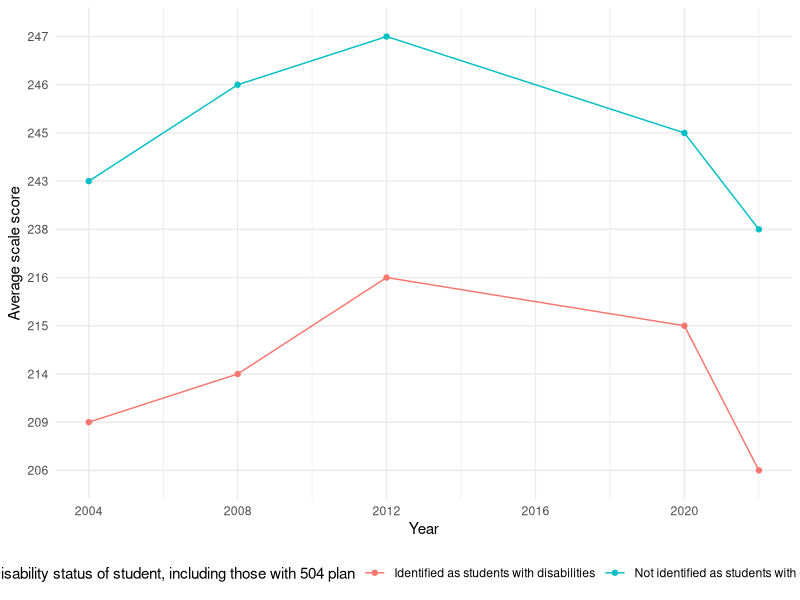
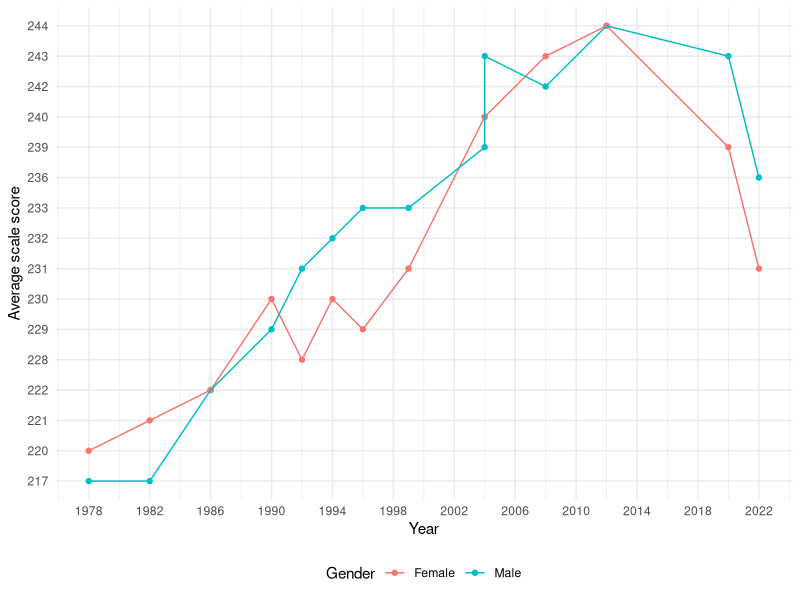
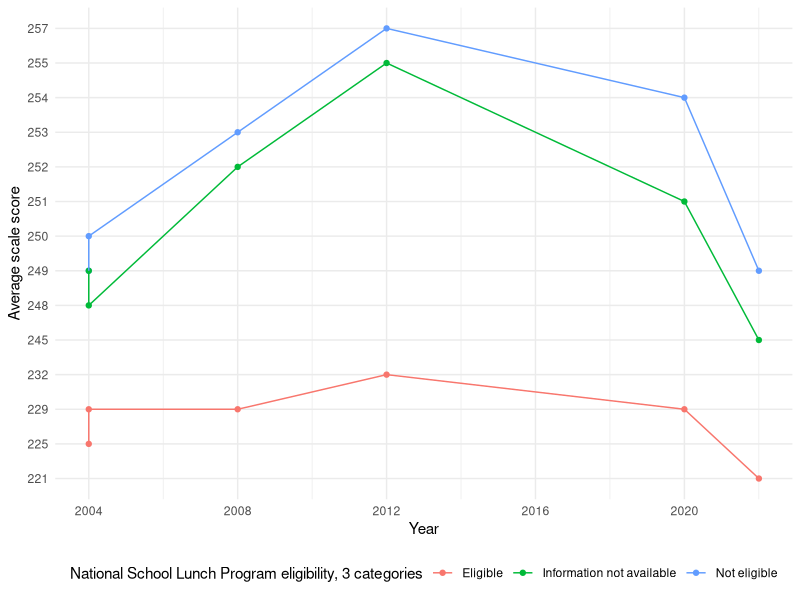
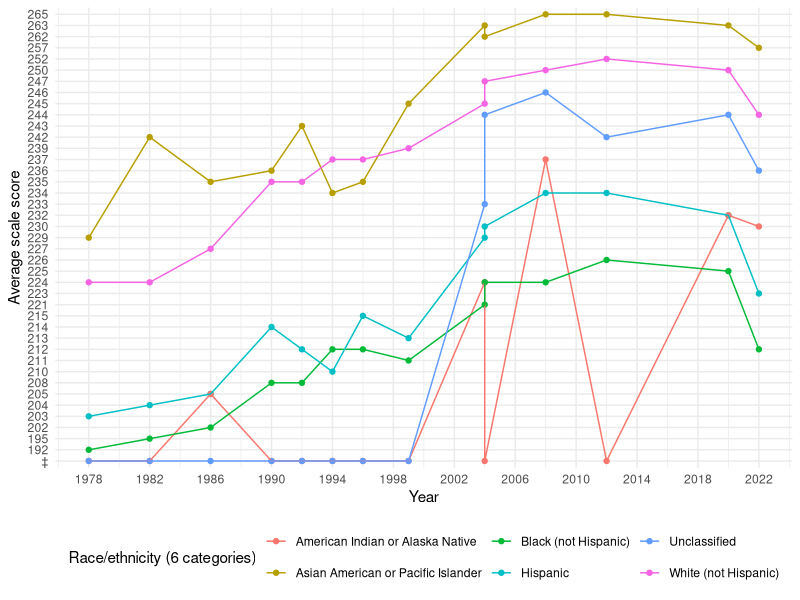
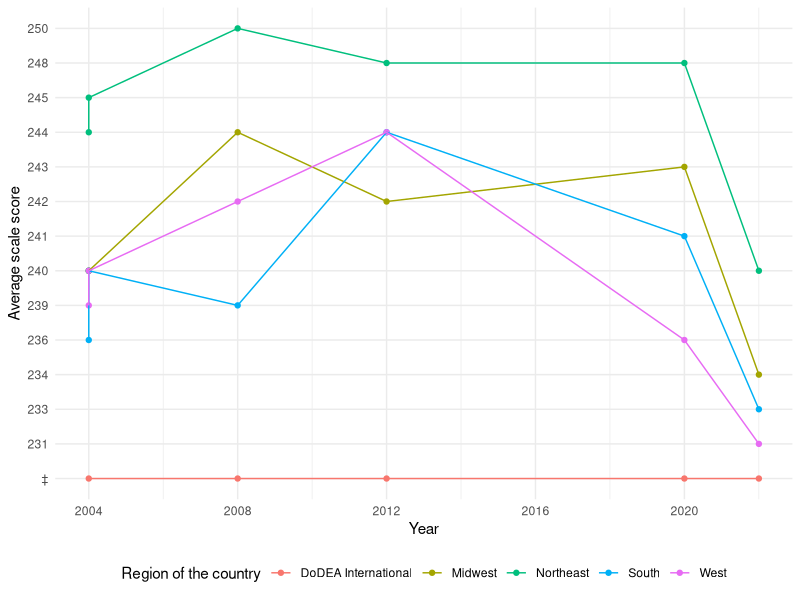
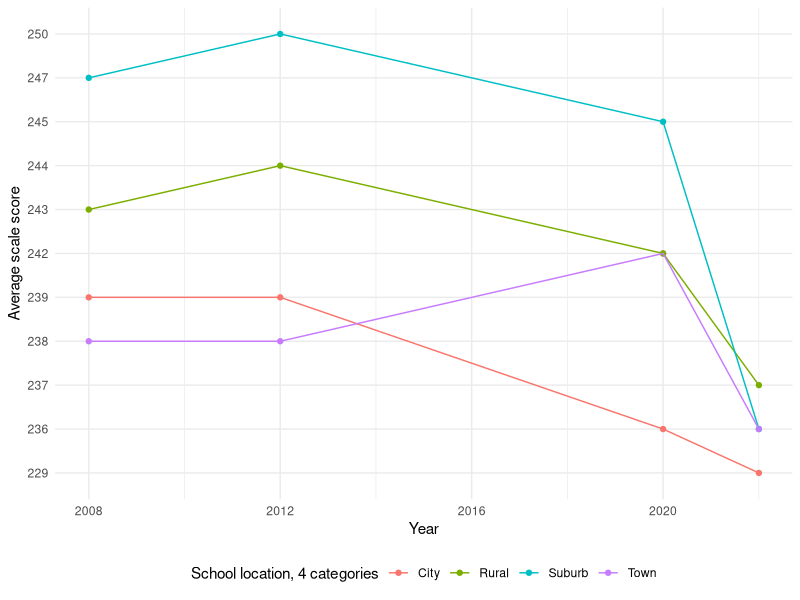
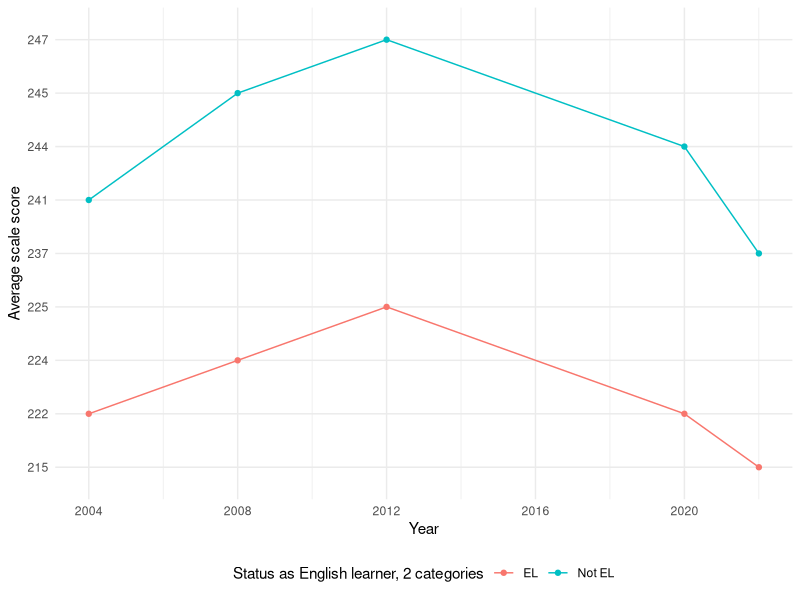
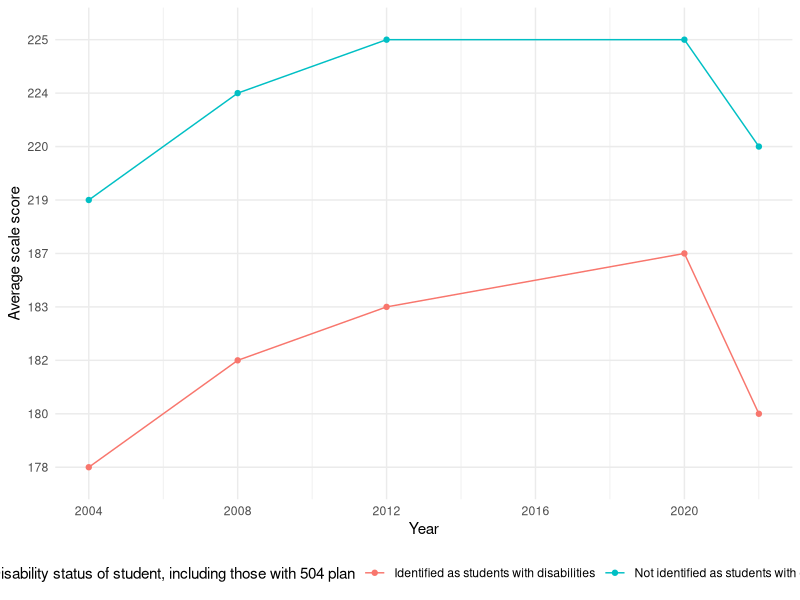

R code for these plots, in order:
## ---- chunk 1
knitr::opts_chunk$set(
  warning = FALSE,
  message = FALSE,
  echo = FALSE
)
## ---- chunk 2
#| echo: false
#| output: false

library(tidyverse)
library(lubridate)
library(dplyr)
library(lubridate)

## ---- chunk 3
disability <- read_csv("data/mathematics/Mathematics, Age 9, Disability sta.csv", show_col_types = FALSE, name_repair = 'minimal')
colnames(disability) <- disability[8, 1:4]
disability <- disability[9:18, 1:4] |>
  mutate(Year = ymd(Year, truncated = 2L))

ggplot(disability, aes(x = Year, y = `Average scale score`, colour = `Disability status of student, including those with 504 plan`)) +
  geom_point() +
  geom_line(aes(group = `Disability status of student, including those with 504 plan`)) +
  scale_x_date(breaks = as.Date(paste0(seq(2004, 2024, 4), "-01-01")), date_labels = "%Y") +
  theme_minimal() + 
  theme(legend.position = "bottom")
## ---- chunk 4
#Missing values in the Mathematics Disability dataset

disability <- read_csv("data/mathematics/Mathematics, Age 9, Disability sta.csv")

colnames(disability) <- disability[8, 1:4]
disability <- disability[9:36, 1:4] |>
  mutate(Year = ymd(Year, truncated = 2L))  

disability <- disability |>
  mutate(across(where(is.character), ~na_if(., "‡"))) |>
  mutate(across(where(is.character), ~na_if(., "—"))) 


missing_values_disability <- sapply(disability, function(x) sum(is.na(x)))

total_missing_disability <-sum(is.na(disability))
print(paste("Total number of missing values in the disability dataset:", total_missing_disability))


## ---- chunk 5
gender <- read_csv("data/mathematics/Mathematics, Age 9, Gender.csv", show_col_types = FALSE, name_repair = 'minimal')
colnames(gender) <- gender[8, 1:4]
gender <- gender[9:36, 1:4] |>
  mutate(Year = ymd(Year, truncated = 2L))

ggplot(gender, aes(x = Year, y = `Average scale score`, colour = Gender)) +
  geom_point() +
  geom_line(aes(group = Gender)) +
  scale_x_date(breaks = as.Date(paste0(seq(1978, 2024, 4), "-01-01")), date_labels = "%Y") +
  theme_minimal() + 
  theme(legend.position = "bottom")
## ---- chunk 6
national_school <- read_csv("data/mathematics/Mathematics, Age 9, National School.csv", show_col_types = FALSE, name_repair = 'minimal')
colnames(national_school) <- national_school[8, 1:4]
national_school <- national_school[9:26, 1:4] |>
  mutate(Year = ymd(Year, truncated = 2L))

ggplot(national_school, aes(x = Year, y = `Average scale score`, colour = `National School Lunch Program eligibility, 3 categories`)) +
  geom_point() +
  geom_line(aes(group = `National School Lunch Program eligibility, 3 categories`)) +
  scale_x_date(breaks = as.Date(paste0(seq(2004, 2024, 4), "-01-01")), date_labels = "%Y") +
  theme_minimal() + 
  theme(legend.position = "bottom")
## ---- chunk 7
#Missing Values in Mathematics National School Dataset
national_school <- read_csv("data/mathematics/Mathematics, Age 9, National School.csv", show_col_types = FALSE, name_repair = 'minimal')

colnames(national_school) <- national_school[8, 1:4]
national_school <- national_school[9:50, 1:4] |>
  mutate(Year = ymd(Year, truncated = 2L))

national_school <- national_school|>
  mutate(across(where(is.character), ~na_if(., "—")))  

missing_values_national_school <- sapply(national_school, function(x) sum(is.na(x)))

total_missing_national_school <- sum(is.na(national_school))
print(paste("Total number of missing values in the national school dataset:", total_missing_national_school))

## ---- chunk 8
race <- read_csv("data/mathematics/Mathematics, Age 9, Race ethnicity.csv", show_col_types = FALSE, name_repair = 'minimal')
colnames(race) <- race[8, 1:4]
race <- race[9:92, 1:4] |>
  mutate(Year = ymd(Year, truncated = 2L))

ggplot(race, aes(x = Year, y = `Average scale score`, colour = `Race/ethnicity (6 categories)`)) +
  geom_point() +
  geom_line(aes(group = `Race/ethnicity (6 categories)`)) +
  scale_x_date(breaks = as.Date(paste0(seq(1978, 2024, 4), "-01-01")), date_labels = "%Y") +
  theme_minimal() + 
  theme(legend.position = "bottom")
## ---- chunk 9
#Missing Values for Mathematics Race Data 
race <- race|>
  mutate(across(where(is.character), ~na_if(.,"‡")))

missing_values <- sapply(race, function(x) sum(is.na(x)))
total_missing <-sum(is.na(race))
print(paste("Total number of missing values in the dataset:", total_missing))

race <- race|>
  mutate(Year = ymd(Year, truncated = 2L)) 

## ---- chunk 10
region <- read_csv("data/mathematics/Mathematics, Age 9, Region of the.csv", show_col_types = FALSE, name_repair = 'minimal')
colnames(region) <- region[8, 1:4]
region <- region[9:37, 1:4] |>
  mutate(Year = ymd(Year, truncated = 2L))

ggplot(region, aes(x = Year, y =`Average scale score`, colour = `Region of the country`)) +
  geom_point() +
  geom_line(aes(group = `Region of the country`)) +
  scale_x_date(breaks = as.Date(paste0(seq(2004, 2024, 4), "-01-01")), date_labels = "%Y") +
  theme_minimal() + 
  theme(legend.position = "bottom")
## ---- chunk 11
#Missing data for Mathematics Region Dataset
region <- read_csv("data/mathematics/Mathematics, Age 9, Region of the.csv", show_col_types = FALSE, name_repair = 'minimal')
colnames(region) <- region[8, 1:4]
region <- region[9:78, 1:4] |>
  mutate(Year = ymd(Year, truncated = 2L))

region <- region |>
  mutate(across(where(is.character), ~na_if(., "—"))) |>
  mutate(across(where(is.character), ~na_if(., "‡")))

missing_values_region <- sapply(region, function(x) sum(is.na(x)))

total_missing_region <- sum(is.na(region))
print(paste("Total number of missing values in the region dataset:", total_missing_region))


## ---- chunk 12

location <- read_csv("data/mathematics/Mathematics, Age 9, School location.csv", show_col_types = FALSE, name_repair = 'minimal')
colnames(location) <- location[8, 1:4]
location <- location[9:24, 1:4] |>
  mutate(Year = ymd(Year, truncated = 2L))

ggplot(location, aes(x = Year, y = `Average scale score`, colour = `School location, 4 categories`)) +
  geom_point() +
  geom_line(aes(group = `School location, 4 categories`)) +
  scale_x_date(breaks = as.Date(paste0(seq(2008, 2024, 4), "-01-01")), date_labels ="%Y") +
  theme_minimal() + 
  theme(legend.position = "bottom")

## ---- chunk 13

#Missing Values in Mathematics Location Dataset
location <- read_csv("data/mathematics/Mathematics, Age 9, School location.csv", show_col_types = FALSE, name_repair = 'minimal')

colnames(location) <- location[8, 1:4]
location <- location[9:64, 1:4] |>
  mutate(Year = ymd(Year, truncated = 2L))

location <- location|>
  mutate(across(where(is.character), ~na_if(., "—")))  

missing_values_location <- sapply(location, function(x) sum(is.na(x)))

total_missing_location <- sum(is.na(location))
print(paste("Total number of missing values in the location dataset:", total_missing_location))



## ---- chunk 14
eng_status <- read_csv("data/mathematics/Mathematics, Age 9, Status as Engl.csv", show_col_types = FALSE, name_repair = 'minimal')
colnames(eng_status) <- eng_status[8, 1:4]
eng_status <- eng_status[9:18, 1:4] |>
  mutate(Year = ymd(Year, truncated = 2L))


ggplot(eng_status, aes(x = Year, y = `Average scale score`, colour = `Status as English learner, 2 categories`)) +
  geom_point() +
  geom_line(aes(group = `Status as English learner, 2 categories`)) +
  scale_x_date(breaks = as.Date(paste0(seq(2004, 2024, 4), "-01-01")), date_labels = "%Y") +
  theme_minimal() + 
  theme(legend.position = "bottom")
## ---- chunk 15
#Missing data for Mathematics English Status Dataset

eng_status <- read_csv("data/mathematics/Mathematics, Age 9, Status as Engl.csv", 
                       show_col_types = FALSE, name_repair = 'minimal')

colnames(eng_status) <- eng_status[8, 1:4]

eng_status <- eng_status[9:32, 1:4] |>
  mutate(Year = ymd(Year, truncated = 2L))

eng_status <- eng_status |>
  mutate(across(where(is.character), ~na_if(., "—"))) |>
  mutate(across(where(is.character), ~na_if(., "‡")))

missing_values_eng_status <- sapply(eng_status, function(x) sum(is.na(x)))

total_missing_eng_status <- sum(is.na(eng_status))
print(paste("Total number of missing values in the eng_status dataset:", total_missing_eng_status))


## ---- chunk 16
disability_r <- read_csv("data/reading/NAEP_Disability.csv", show_col_types = FALSE, name_repair = 'minimal')
disability_r <- disability_r[8:18, ]
colnames(disability_r) <- as.character(disability_r[1, ])
disability_r <- disability_r[-1, ] |>
  mutate(Year = ymd(Year, truncated = 2L))
## ---- chunk 17
ggplot(disability_r, aes(x = Year, y = `Average scale score`, color = `Disability status of student, including those with 504 plan`)) +
  geom_point() +
  geom_line(aes(group = `Disability status of student, including those with 504 plan`)) +
  scale_x_date(breaks = as.Date(paste0(seq(2004, 2024, 4), "-01-01")), 
               date_labels = "%Y") +
  theme_minimal() + 
  theme(legend.position = "bottom")
## ---- chunk 18
#Missing Values for the Readiing Disability Dataset
disability_r <- read_csv("data/reading/NAEP_Disability.csv", show_col_types = FALSE, name_repair = 'minimal')

disability_r<- disability_r[8:20,]
colnames(disability_r)<- as.character(disability_r[1, ])
disability_r <- disability_r[-1, ]

disability_r <- disability_r |>
  mutate(Year = ymd(Year, truncated = 2L))

disability_r <- disability_r|>
  mutate(across(where(is.character), ~na_if(., "—"))) |>
  mutate(across(where(is.character), ~na_if(., "‡")))

missing_values_disability_r <- sapply(disability_r, function(x) sum(is.na(x)))

total_missing_disability_r <- sum(is.na(disability_r))
print(paste("Total number of missing values in the disability_r dataset:", total_missing_disability_r))

## ---- chunk 19
gender_r <- read_csv("data/reading/NAEP_Gender.csv", show_col_types = FALSE, name_repair = 'minimal')
gender_r <- gender_r[8:40, ]
colnames(gender_r) <- as.character(gender_r[1, ])
gender_r <- gender_r[-1, ] |>
  mutate(Year = ymd(Year, truncated = 2L))
## ---- chunk 20
ggplot(gender_r, aes(x = Year, y = `Average scale score`, color = `Gender`)) +
  geom_point() +
  geom_line(aes(group = `Gender`)) +
  scale_x_date(breaks = as.Date(paste0(seq(1970, 2024, 4), "-01-01")), 
               date_labels = "%Y") +
  theme_minimal() + 
  theme(legend.position = "bottom")
## ---- chunk 21
lunch_program_r <- read_csv("data/reading/NAEP_LunchProgram.csv", show_col_types = FALSE, name_repair = 'minimal')
lunch_program_r <- lunch_program_r[8:26, ]
colnames(lunch_program_r) <- as.character(lunch_program_r[1, ])
lunch_program_r <- lunch_program_r[-1, ] |>
  mutate(Year = ymd(Year, truncated = 2L))
## ---- chunk 22
ggplot(lunch_program_r, aes(x = Year, y = `Average scale score`, color = `National School Lunch Program eligibility, 3 categories`)) +
  geom_point() +
  geom_line(aes(group = `National School Lunch Program eligibility, 3 categories`)) +
  scale_x_date(breaks = as.Date(paste0(seq(2004, 2024, 4), "-01-01")), 
               date_labels = "%Y") +
  theme_minimal() + 
  theme(legend.position = "bottom")
## ---- chunk 23
#Missing values in Reading Lunch Program Dataset
lunch_program_r <- read_csv("data/reading/NAEP_LunchProgram.csv", show_col_types = FALSE, name_repair = 'minimal')
lunch_program_r <- lunch_program_r[8:56, ]
colnames(lunch_program_r) <- as.character(lunch_program_r[1, ])
lunch_program_r <- lunch_program_r[-1, ] |>
  mutate(Year = ymd(Year, truncated = 2L))

lunch_program_r <- lunch_program_r |>
  mutate(across(where(is.character), ~na_if(., "—"))) |>
  mutate(across(where(is.character), ~na_if(., "‡")))

missing_values_lunch_program_r <- sapply(lunch_program_r, function(x) sum(is.na(x)))

total_missing_lunch_program_r <- sum(is.na(lunch_program_r))
print(paste("Total number of missing values in the lunch program dataset:", total_missing_lunch_program_r))

## ---- chunk 24
race_r <- read_csv("data/reading/NAEP_Race.csv", show_col_types = FALSE, name_repair = 'minimal')
race_r <- race_r[8:92, ]
colnames(race_r) <- as.character(race_r[1, ])
race_r <- race_r[-1, ] |>
  mutate(Year = ymd(Year, truncated = 2L))
## ---- chunk 25
ggplot(race_r, aes(x = Year, y = `Average scale score`, color = `Race/ethnicity (6 categories)`)) +
  geom_point() +
  geom_line(aes(group = `Race/ethnicity (6 categories)`)) +
  scale_x_date(breaks = as.Date(paste0(seq(1980, 2024, 4), "-01-01")), 
               date_labels = "%Y") +
  theme_minimal() + 
  theme(legend.position = "bottom")
## ---- chunk 26
#Missing values for the Reading Race Dataset
race_r <- read_csv("data/reading/NAEP_Race.csv", show_col_types = FALSE, name_repair = 'minimal')
race_r <- race_r[8:92, ]
colnames(race_r) <- as.character(race_r[1, ])
race_r <- race_r[-1, ] |>
  mutate(Year = ymd(Year, truncated = 2L))

race_r <- race_r |>
  mutate(across(where(is.character), ~na_if(., "—"))) |>
  mutate(across(where(is.character), ~na_if(., "‡")))

missing_values_race_r <- sapply(race_r, function(x) sum(is.na(x)))

total_missing_race_r <- sum(is.na(race_r))
print(paste("Total number of missing values in the race dataset:", total_missing_race_r))



## ---- chunk 27
region_r <- read_csv("data/reading/NAEP_Region.csv", show_col_types = FALSE, name_repair = 'minimal')
region_r <- region_r[8:38, ]
colnames(region_r) <- as.character(region_r[1, ])
region_r <- region_r[-1, ] |>
  mutate(Year = ymd(Year, truncated = 2L))

ggplot(region_r, aes(x = Year, y =`Average scale score`, colour = `Region of the country`)) +
  geom_point() +
  geom_line(aes(group = `Region of the country`)) +
  scale_x_date(breaks = as.Date(paste0(seq(2004, 2024, 4), "-01-01")), date_labels = "%Y") +
  theme_minimal() + 
  theme(legend.position = "bottom")
## ---- chunk 28
#Missing values for the Reading Region Dataset
region_r <-read_csv("data/reading/NAEP_Region.csv", show_col_types = FALSE, name_repair = 'minimal')
region_r <- region_r[8:88, ]
colnames(region_r) <- as.character(region_r[1, ])
region_r<- region_r[-1, ] |>
  mutate(Year = ymd(Year, truncated = 2L))

region_r <- region_r |>
  mutate(across(where(is.character), ~na_if(., "—"))) |>
  mutate(across(where(is.character), ~na_if(., "‡")))

missing_values_region_r <- sapply(region_r, function(x) sum(is.na(x)))

total_missing_region_r <- sum(is.na(region_r))
print(paste("Total number of missing values in the region dataset:", total_missing_region_r))



## ---- chunk 29
location_r <- read_csv("data/reading/NAEP_Location.csv", show_col_types = FALSE, name_repair = 'minimal')
location_r <- location_r[8:24, ]
colnames(location_r) <- as.character(location_r[1, ])
location_r <- location_r[-1, ] |>
  mutate(Year = ymd(Year, truncated = 2L))
## ---- chunk 30
ggplot(location_r, aes(x = Year, y = `Average scale score`, color = `School location, 4 categories`)) +
  geom_point() +
  geom_line(aes(group = `School location, 4 categories`)) +
  scale_x_date(breaks = as.Date(paste0(seq(2008, 2024, 4), "-01-01")), 
               date_labels = "%Y") +
  theme_minimal() + 
  theme(legend.position = "bottom")
## ---- chunk 31
#Missing values in Reading Location dataset
location_r <- read_csv("data/reading/NAEP_Location.csv", show_col_types = FALSE, name_repair = 'minimal')

location_r<- location_r[8:72, ]
colnames(location_r) <- as.character(location_r[1, ])
location_r <- location_r[-1, ] |>
  mutate(Year = ymd(Year, truncated = 2L))

location_r<- location_r |>
  mutate(across(where(is.character), ~na_if(., "—"))) |>
  mutate(across(where(is.character), ~na_if(., "‡")))

missing_values_location_r <- sapply(location_r, function(x) sum(is.na(x)))

total_missing_location_r <- sum(is.na(location_r))
print(paste("Total number of missing values in the location dataset:", total_missing_location_r))

## ---- chunk 32
english_status_r <- read_csv("data/reading/NAEP_EnglishStatus.csv", show_col_types = FALSE, name_repair = 'minimal')
english_status_r <- english_status_r[8:18, ]
colnames(english_status_r) <- as.character(english_status_r[1, ])
english_status_r <- english_status_r[-1, ] |>
  mutate(Year = ymd(Year, truncated = 2L))
## ---- chunk 33
ggplot(english_status_r, aes(x = Year, y = `Average scale score`, color = `Status as English learner, 2 categories`)) +
  geom_point() +
  geom_line(aes(group = `Status as English learner, 2 categories`)) +
  scale_x_date(breaks = as.Date(paste0(seq(2004, 2024, 4), "-01-01")), 
               date_labels = "%Y") +
  theme_minimal() + 
  theme(legend.position = "bottom")
## ---- chunk 34
#Missing data in Reading english status dataset
english_status_r <- read_csv("data/reading/NAEP_EnglishStatus.csv", show_col_types = FALSE, name_repair = 'minimal')
english_status_r <- english_status_r[8:40, ]
colnames(english_status_r) <- as.character(english_status_r[1, ])
english_status_r <- english_status_r[-1, ] |>
  mutate(Year = ymd(Year, truncated = 2L))

english_status_r <- english_status_r|>
  mutate(across(where(is.character),~na_if(., "—"))) |>
  mutate(across(where(is.character), ~na_if(., "‡")))

missing_values_english_status_r <- sapply(english_status_r, function(x) sum(is.na(x)))

total_missing_english_status_r <- sum(is.na(english_status_r))
print(paste("Total number of missing values in the English Status dataset:", total_missing_english_status_r))



